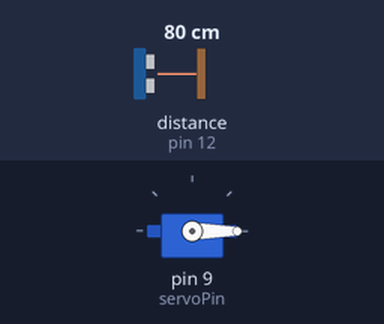
A sketch run on a simulated Arduino Uno, built with avr-gcc and run on an emulated ATmega328P. Parts: servo. Wiring (inferred from the names in the program): ultrasonic range finder: trigger pin 11; echo pin 12. Inputs (shaded band) come from the test bench; at power-on: distance to the obstacle (sensor on pin 12) 80 cm. The echo pulse lasts 58.3 µs per cm.

Above: at 0.1 s.
At 15.1 s:
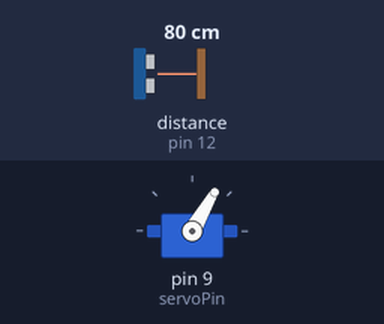
At 25.1 s:
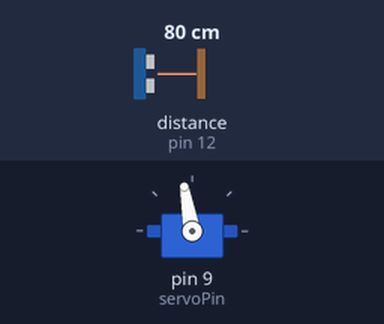
At 35.1 s:
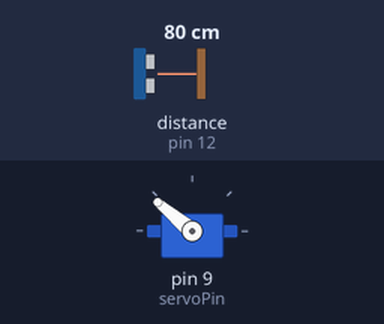
Timing chart, 0 to 36.6 s (numbered marks = the images above):
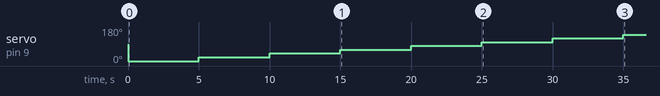

The sketch:

SpinBasedOnDistance.ino
```cpp
const int trigPin = 11;
const int echoPin = 12;
#include <Servo.h>
Servo MyServo;
const int servoPin = 9;
void setup() {
  Serial.begin(9600);
  pinMode(trigPin, OUTPUT);   // outputs pulses of electricity
  pinMode(echoPin, INPUT);    // measures the duration of pulses from the distance sensor
  MyServo.attach(servoPin);
}

void loop() {
  int distance = getDistance();
  if (distance <= 5) {
    MoveServo(5);
  }
  else if (distance > 5 && distance <= 15) {
    MoveServo(500);
  }
  else {// If the distance is greater than 15
    MoveServo(5000);
  }
}
float getDistance()
{
  float echoTime;                   // stores the time it takes for a ping to bounce off an object
  float calculatedDistance;         // stores the distance calculated based on echo time

  //send out an ultrasonic pulse that's 10ms long
  digitalWrite(trigPin, HIGH);
  delayMicroseconds(10);
  digitalWrite(trigPin, LOW);

  echoTime = pulseIn(echoPin, HIGH);      // Set total time equal to how long it takes for the
                                          // pulse to bounce back to the sensor

  calculatedDistance = echoTime / 148.0;  // distance of the object that reflected the pulse
  // half the bounce time (because bounce time is from sensor to object and back to sensor)
  // multiplied by the speed of sound because distance = speed / time

  return calculatedDistance;              // send back the distance that was calculated
}

void MoveServo (int delaySpeed){
  // Only moves 180 degrees
  MyServo.write(0);
  delay(delaySpeed);
  MyServo.write(20);
  delay(delaySpeed);
  MyServo.write(40);
  delay(delaySpeed);
  MyServo.write(60);
  delay(delaySpeed);
  MyServo.write(80);
  delay(delaySpeed);
  MyServo.write(100);
  delay(delaySpeed);
  MyServo.write(120);
  delay(delaySpeed);
  MyServo.write(140);
  delay(delaySpeed);
  MyServo.write(160);
  delay(delaySpeed);
  MyServo.write(180);
  delay(delaySpeed);
  MyServo.write(160);
  delay(delaySpeed);
  delay(delaySpeed);
  MyServo.write(140);
  delay(delaySpeed);
  MyServo.write(120);
  delay(delaySpeed);
  MyServo.write(100);
  delay(delaySpeed);
  MyServo.write(80);
  delay(delaySpeed);
  MyServo.write(60);
  delay(delaySpeed);
  MyServo.write(40);
  delay(delaySpeed);
  MyServo.write(20);
  delay(delaySpeed);
  MyServo.write(0);
  }
```

Measured:
- by itself, servo on pin 9 (servoPin): 90° → 0° at 0.01 s, → 20° 5.0 s later, → 40° 5.0 s later, → 60° 5.0 s later, … (8 changes in this stretch)
